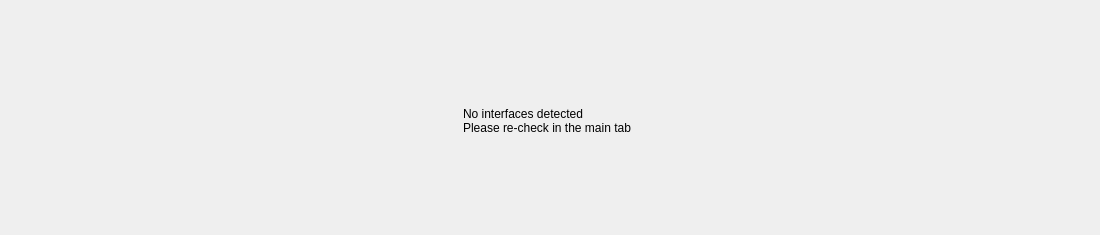
<?xml version="1.0" encoding="UTF-8"?>
<ui version="4.0">
 <class>Form</class>
 <widget class="QWidget" name="Form">
  <property name="geometry">
   <rect>
    <x>0</x>
    <y>0</y>
    <width>1100</width>
    <height>235</height>
   </rect>
  </property>
  <property name="windowTitle">
   <string>Form</string>
  </property>
  <widget class="QWidget" name="gridLayoutWidget">
   <property name="geometry">
    <rect>
     <x>6</x>
     <y>10</y>
     <width>1081</width>
     <height>221</height>
    </rect>
   </property>
   <layout class="QGridLayout" name="gridLayout">
    <item row="2" column="1">
     <spacer name="verticalSpacer">
      <property name="orientation">
       <enum>Qt::Vertical</enum>
      </property>
      <property name="sizeHint" stdset="0">
       <size>
        <width>20</width>
        <height>40</height>
       </size>
      </property>
     </spacer>
    </item>
    <item row="1" column="0">
     <spacer name="horizontalSpacer">
      <property name="orientation">
       <enum>Qt::Horizontal</enum>
      </property>
      <property name="sizeHint" stdset="0">
       <size>
        <width>40</width>
        <height>20</height>
       </size>
      </property>
     </spacer>
    </item>
    <item row="1" column="2">
     <spacer name="horizontalSpacer_2">
      <property name="orientation">
       <enum>Qt::Horizontal</enum>
      </property>
      <property name="sizeHint" stdset="0">
       <size>
        <width>40</width>
        <height>20</height>
       </size>
      </property>
     </spacer>
    </item>
    <item row="1" column="1">
     <widget class="QLabel" name="labelSnifferTabNoInterfaces">
      <property name="text">
       <string>No interfaces detected
Please re-check in the main tab</string>
      </property>
     </widget>
    </item>
    <item row="0" column="1">
     <spacer name="verticalSpacer_2">
      <property name="orientation">
       <enum>Qt::Vertical</enum>
      </property>
      <property name="sizeHint" stdset="0">
       <size>
        <width>20</width>
        <height>40</height>
       </size>
      </property>
     </spacer>
    </item>
   </layout>
  </widget>
 </widget>
 <resources/>
 <connections/>
</ui>
